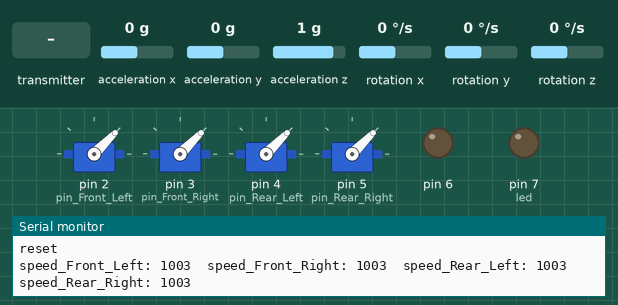
Simulated run of this sketch. Board: Arduino Uno, built with avr-gcc and run on an emulated ATmega328P. Shown: 4 × servo, output pins drawn as LEDs (lit = HIGH), the last lines printed to the serial monitor. Wiring (inferred from the names in the program): MPU-6050 motion sensor at I2C address 0x68. The test bench sets the inputs (shaded band); at power-on: acceleration x 0 g, acceleration y 0 g, acceleration z 1 g, rotation x 0 °/s, rotation y 0 °/s, rotation z 0 °/s. No radio packets arrive unless stated.

Above: at 1.7 s.
1.8 s: the transmitter starts sending throttle = 64
At 2.6 s:
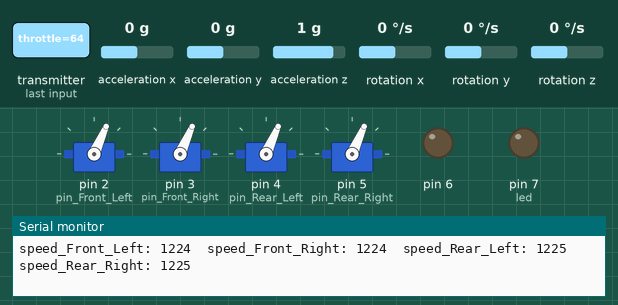
3.3 s: the transmitter starts sending throttle = 255
At 3.7 s:
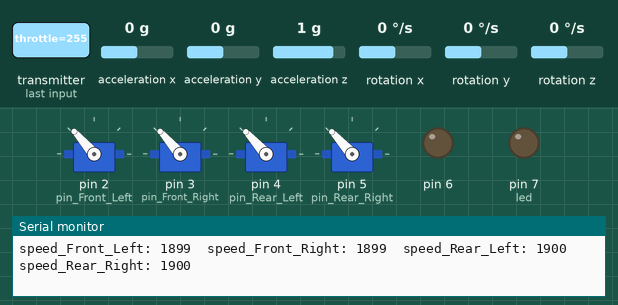
4.8 s: the transmitter starts sending pitch = 0
At 6.0 s:
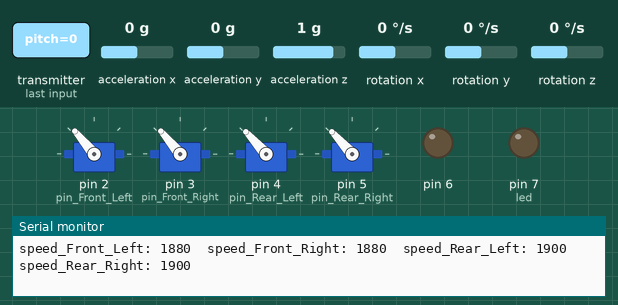
7.8 s: the transmitter starts sending roll = 0
At 8.2 s:
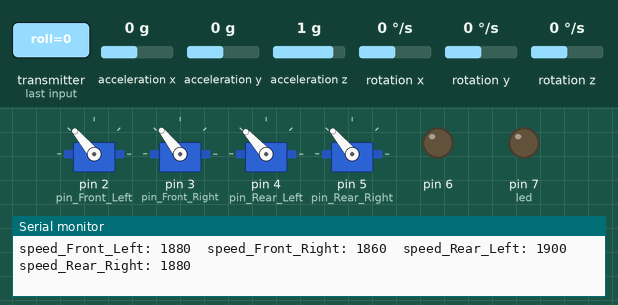
10.8 s: the transmitter starts sending pitch = 64
At 11.6 s:
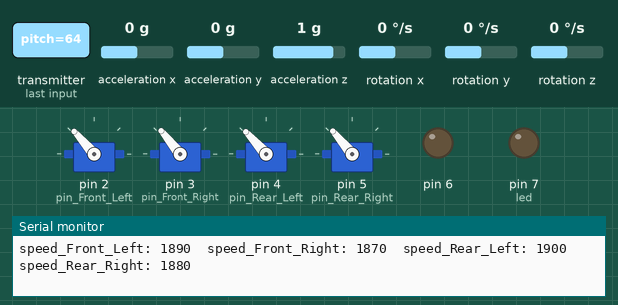
13.8 s: the transmitter starts sending roll = 64
At 15.0 s:
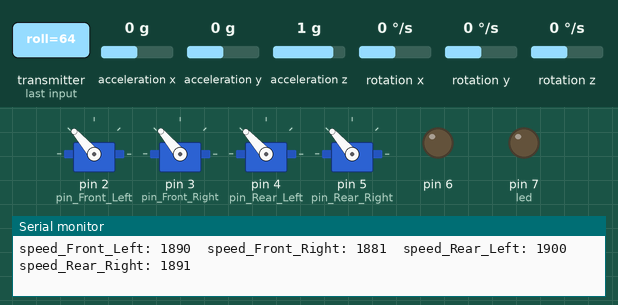
Timing chart, 0 to 16.3 s (numbered marks = the images above; inputs shaded):
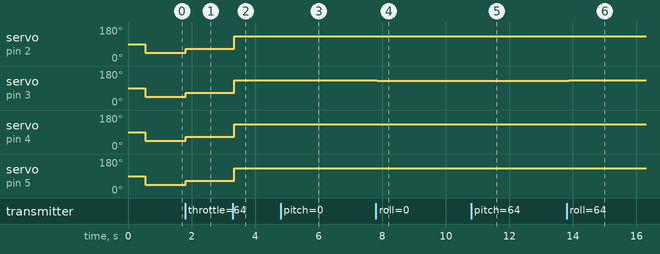

Measured:
- after the input at 1.8 s, servo on pin 2 (pin_Front_Left), servo on pin 3 (pin_Front_Right), servo on pin 4 (pin_Rear_Left), servo on pin 5 (pin_Rear_Right): 45° → 66° at once
- after the input at 3.3 s, servo on pin 2 (pin_Front_Left), servo on pin 3 (pin_Front_Right): 66° → 131° at once; servo on pin 4 (pin_Rear_Left), servo on pin 5 (pin_Rear_Right): 66° → 132° at once
- after the input at 4.8 s, servo on pin 2 (pin_Front_Left), servo on pin 3 (pin_Front_Right): 131° → 130° after 0.07 s
- after the input at 7.8 s, servo on pin 3 (pin_Front_Right): 130° → 128° at once; servo on pin 5 (pin_Rear_Right): 132° → 130° at once
- after the input at 10.8 s, servo on pin 2 (pin_Front_Left): 130° → 131° at once; servo on pin 3 (pin_Front_Right): 128° → 129° at once
- after the input at 13.8 s, servo on pin 3 (pin_Front_Right): 129° → 130° after 0.07 s; servo on pin 5 (pin_Rear_Right): 130° → 131° after 0.07 s

The sketch:

drone.ino
```cpp
//  6 Channel Receiver | 6 Kanal Alıcı
//  PWM output on pins D2, D3, D4, D5, D6, D7 (Çıkış pinleri)
#include <SPI.h>
#include <nRF24L01.h>
#include <RF24.h>
#include <Servo.h>
#include <Wire.h>
int ch_width_1 = 0;
int ch_width_2 = 0;
int ch_width_3 = 0;
int ch_width_4 = 0;
int ch_width_5 = 0;
int ch_width_6 = 0;
Servo ch1;
Servo ch2;
Servo ch3;
Servo ch4;
Servo ch5;
Servo ch6;
struct Signal {
byte throttle;
byte pitch;
byte roll;
byte yaw;
byte aux1;
byte aux2;
};
Signal data;
const uint64_t pipeIn = 0xE9E8F0F0E1LL;
RF24 radio(9, 10);
void ResetData()
{
  Serial.print("reset");
  Serial.print("\n");

// Define the inicial value of each data input. | Veri girişlerinin başlangıç değerleri
// The middle position for Potenciometers. (254/2=127) | Potansiyometreler için orta konum
data.roll = 127;   // Center | Merkez
data.pitch = 127;  // Center | Merkez
data.throttle = 1; // Motor Stop | Motor Kapalı
data.yaw = 127;   // Center | Merkez
data.aux1 = 127;   // Center | Merkez
data.aux2 = 127;   // Center | Merkez
}


//drone

Servo esc_Front_Left;
Servo esc_Front_Right;
Servo esc_Rear_Left;
Servo esc_Rear_Right;


int pin_Front_Left = 2; // this is the output of the arduino
int pin_Front_Right = 3; // this is the output of the arduino
int pin_Rear_Left = 4; // this is the output of the arduino
int pin_Rear_Right = 5; // this is the output of the arduino

int led = 7;


int potValue; // the potentiometer value

int maxJoystickInfluence = 20; // the maximum influnce the joystick has over the motors . // must be lower than 180 // the higher this is , the more the drone will be able to tilt
//edn drone

//Gyro values
const int MPU = 0x68; // MPU6050 I2C address
float AccX, AccY, AccZ;
float GyroX, GyroY, GyroZ;
float accAngleX, accAngleY, gyroAngleX, gyroAngleY, gyroAngleZ;
float roll, pitch, yaw;
float AccErrorX, AccErrorY, GyroErrorX, GyroErrorY, GyroErrorZ;
float elapsedTime, currentTime, previousTime;
int c = 0;
//end gyro

//


void setup()
{
  Serial.begin(9600);
  //Set the pins for each PWM signal | Her bir PWM sinyal için pinler belirleniyor.
//  ch1.attach(2);
//  ch2.attach(3);
//  ch3.attach(4);
//  ch4.attach(5);
//  ch5.attach(6);
//  ch6.attach(7);
  //Configure the NRF24 module
  ResetData();
  radio.begin();
  radio.openReadingPipe(1,pipeIn);
  radio.setAutoAck(false);
  radio.setDataRate(RF24_250KBPS);
  radio.setPALevel(RF24_PA_HIGH);
  radio.startListening(); //start the radio comunication for receiver | Alıcı olarak sinyal iletişimi başlatılıyor
  pinMode(6,OUTPUT);
  pinMode(led,OUTPUT);


  //drone


  esc_Front_Left.attach(pin_Front_Left); // (pin, min pulse width, max pulse width in microseconds)
  esc_Front_Right.attach(pin_Front_Right); // (pin, min pulse width, max pulse width in microseconds)
  esc_Rear_Left.attach(pin_Rear_Left); // (pin, min pulse width, max pulse width in microseconds)
  esc_Rear_Right.attach(pin_Rear_Right); // (pin, min pulse width, max pulse width in microseconds)
//  end drone


 //Gyro

  Wire.begin();                      // Initialize comunication
  Wire.beginTransmission(MPU);       // Start communication with MPU6050 // MPU=0x68
  Wire.write(0x6B);                  // Talk to the register 6B
  Wire.write(0x00);                  // Make reset - place a 0 into the 6B register
  Wire.endTransmission(true);        //end the transmission
  /*
  // Configure Accelerometer Sensitivity - Full Scale Range (default +/- 2g)
  Wire.beginTransmission(MPU);
  Wire.write(0x1C);                  //Talk to the ACCEL_CONFIG register (1C hex)
  Wire.write(0x10);                  //Set the register bits as 00010000 (+/- 8g full scale range)
  Wire.endTransmission(true);
  // Configure Gyro Sensitivity - Full Scale Range (default +/- 250deg/s)
  Wire.beginTransmission(MPU);
  Wire.write(0x1B);                   // Talk to the GYRO_CONFIG register (1B hex)
  Wire.write(0x10);                   // Set the register bits as 00010000 (1000deg/s full scale)
  Wire.endTransmission(true);
  delay(20);
  */
  // Call this function if you need to get the IMU error values for your module
  calculate_IMU_error();
  delay(20);
//edn gyro


}


unsigned long lastRecvTime = 0;
void recvData()
{
  while ( radio.available() ) {
    //Serial.print("available");
  radio.read(&data, sizeof(Signal));
  lastRecvTime = millis();   // receive the data | data alınıyor
  //led
  if(radio.available()){
    digitalWrite(led,HIGH);}
  }
  }


void loop()
{
  recvData();
  unsigned long now = millis();
  if ( now - lastRecvTime > 1000 ) {
  ResetData(); // Signal lost.. Reset data | Sinyal kayıpsa data resetleniyor
  }
  ch_width_4 = map(data.yaw,      15, 255, 990, 2000);     // pin D5 (PWM signal)
  ch_width_2 = map(data.pitch,    15, 255, 990, 2000);     // pin D3 (PWM signal)
  ch_width_3 = map(data.throttle, 15, 255, 990, 2000);     // pin D4 (PWM signal)
  ch_width_1 = map(data.roll,     15, 255, 990, 2000);     // pin D2 (PWM signal)
  ch_width_5 = map(data.aux1,     15, 255, 990, 2000);     // pin D6 (PWM signal)
  ch_width_6 = map(data.aux2,     15, 255, 990, 2000);     // pin D7 (PWM signal)
  // Write the PWM signal | PWM sinyaller çıkışlara gönderiliyor
//  ch1.writeMicroseconds(ch_width_1);
//  ch2.writeMicroseconds(ch_width_2);
//  ch3.writeMicroseconds(ch_width_3);
//  ch4.writeMicroseconds(ch_width_4);
//  ch5.writeMicroseconds(ch_width_5);
//  ch6.writeMicroseconds(ch_width_6);


  //drone
   potValue = map(data.throttle, 0 ,255, 1000, 1900);

  int speed_Front_Left = potValue;
  int speed_Front_Right = potValue;
  int speed_Rear_Left = potValue;
  int speed_Rear_Right = potValue;


  int xValue = map(data.roll, 255, 0, -maxJoystickInfluence, maxJoystickInfluence);   // scale it to use it with the servo library (value between 0 and 180)
  int yValue = map(data.pitch, 0, 255, maxJoystickInfluence, -maxJoystickInfluence);   // scale it to use it with the servo library (value between 0 and 180)

  if(potValue>1100){
  if(xValue < 0)
  {
    speed_Front_Left += xValue;
    speed_Rear_Left += xValue;
  }
  else
  {
    speed_Front_Right -= xValue;
    speed_Rear_Right -= xValue;
  }

  if(yValue > 0)
  {
    speed_Front_Left -= yValue;
    speed_Front_Right -= yValue;
  }
  else
  {
    speed_Rear_Left += yValue;
    speed_Rear_Right += yValue;
  }
  }

  esc_Front_Left.writeMicroseconds(speed_Front_Left);    // Send the signal to the ESC
  esc_Front_Right.writeMicroseconds(speed_Front_Right);    // Send the signal to the ESC
  esc_Rear_Left.writeMicroseconds(speed_Rear_Left);    // Send the signal to the ESC
  esc_Rear_Right.writeMicroseconds(speed_Rear_Right);    // Send the signal to the ESC

  //end drone


//  Serial.print("data.throttle: ");
//  Serial.print(data.throttle);
//  Serial.print("\t");
//  Serial.print("speed_Front_Right: ");
//  Serial.print(speed_Front_Right);
//  Serial.print("\t");
//  Serial.print("speed_Rear_Left: ");
//  Serial.print(speed_Rear_Left);
//  Serial.print("\t");
//  Serial.print("speed_Rear_Right: ");
//  Serial.print(speed_Rear_Right);
//  Serial.print("\n");


  //Gyro
   // === Read acceleromter data === //
  Wire.beginTransmission(MPU);
  Wire.write(0x3B); // Start with register 0x3B (ACCEL_XOUT_H)
  Wire.endTransmission(false);
  Wire.requestFrom(MPU, 6, true); // Read 6 registers total, each axis value is stored in 2 registers
  //For a range of +-2g, we need to divide the raw values by 16384, according to the datasheet
  AccX = (Wire.read() << 8 | Wire.read()) / 16384.0; // X-axis value
  AccY = (Wire.read() << 8 | Wire.read()) / 16384.0; // Y-axis value
  AccZ = (Wire.read() << 8 | Wire.read()) / 16384.0; // Z-axis value
  // Calculating Roll and Pitch from the accelerometer data
  accAngleX = (atan(AccY / sqrt(pow(AccX, 2) + pow(AccZ, 2))) * 180 / PI) - 0.58; // AccErrorX ~(0.58) See the calculate_IMU_error()custom function for more details
  accAngleY = (atan(-1 * AccX / sqrt(pow(AccY, 2) + pow(AccZ, 2))) * 180 / PI) + 1.58; // AccErrorY ~(-1.58)
  // === Read gyroscope data === //
  previousTime = currentTime;        // Previous time is stored before the actual time read
  currentTime = millis();            // Current time actual time read
  elapsedTime = (currentTime - previousTime) / 1000; // Divide by 1000 to get seconds
  Wire.beginTransmission(MPU);
  Wire.write(0x43); // Gyro data first register address 0x43
  Wire.endTransmission(false);
  Wire.requestFrom(MPU, 6, true); // Read 4 registers total, each axis value is stored in 2 registers
  GyroX = (Wire.read() << 8 | Wire.read()) / 131.0; // For a 250deg/s range we have to divide first the raw value by 131.0, according to the datasheet
  GyroY = (Wire.read() << 8 | Wire.read()) / 131.0;
  GyroZ = (Wire.read() << 8 | Wire.read()) / 131.0;
  // Correct the outputs with the calculated error values
  //GyroX = GyroX - 2.16 ; // GyroErrorX ~(-0.56)
  //GyroY = GyroY + 1.18; // GyroErrorY ~(2)
  //GyroZ = GyroZ + 1.18; // GyroErrorZ ~ (-0.8)


  // Currently the raw values are in degrees per seconds, deg/s, so we need to multiply by sendonds (s) to get the angle in degrees
//  if(GyroX*elapsedTime> 0.5 || GyroX*elapsedTime< -0.5)
//    gyroAngleX = gyroAngleX + GyroX * elapsedTime; // deg/s * s = deg
//  if(GyroY*elapsedTime> 0.5 || GyroY*elapsedTime< -0.5)
//     gyroAngleY = gyroAngleY + GyroY * elapsedTime;

//   timer = 0;
//   if(timer >

//    Serial.print("GyroX: ");
//  Serial.print(GyroX);
//  Serial.print("\t");
//   Serial.print("GyroY: ");
//  Serial.print(GyroY);
//   Serial.print("\t");
//    Serial.print(elapsedTime);
//   Serial.print("\t");


  gyroAngleX = gyroAngleX + GyroX * elapsedTime; // deg/s * s = deg
  gyroAngleY = gyroAngleY + GyroY * elapsedTime;
//  gyroAngleX = GyroX * elapsedTime; // deg/s * s = deg
//  gyroAngleY = GyroY * elapsedTime;


  yaw =  yaw + GyroZ * elapsedTime;
  // Complementary filter - combine acceleromter and gyro angle values
  roll = 0.96 * gyroAngleX + 0.04 * (accAngleX -AccErrorX);
  pitch = 0.96 * gyroAngleY + 0.04 * (accAngleY - AccErrorY);
//  roll = 1 * gyroAngleX  ;
//  pitch = 1 * gyroAngleY  ;

  //roll = AccErrorX;
  //pitch = AccErrorY;
  // Print the values on the serial monitor
//   Serial.print("roll: ");
//  Serial.print(roll);
//  Serial.print("\t");
//   Serial.print("pitch: ");
//  Serial.print(pitch);
//   Serial.print("\t");
//  Serial.print("yaw: ");
//  Serial.println(yaw);
  //end gyro


  Serial.print("speed_Front_Left: ");
  Serial.print(speed_Front_Left);
  Serial.print("\t");
  Serial.print("speed_Front_Right: ");
  Serial.print(speed_Front_Right);
  Serial.print("\t");
  Serial.print("speed_Rear_Left: ");
  Serial.print(speed_Rear_Left);
  Serial.print("\t");
  Serial.print("speed_Rear_Right: ");
  Serial.print(speed_Rear_Right);
  Serial.print("\n");


//
}


void calculate_IMU_error() {
  // We can call this funtion in the setup section to calculate the accelerometer and gyro data error. From here we will get the error values used in the above equations printed on the Serial Monitor.
  // Note that we should place the IMU flat in order to get the proper values, so that we then can the correct values
  // Read accelerometer values 200 times
  while (c < 200) {
    Wire.beginTransmission(MPU);
    Wire.write(0x3B);
    Wire.endTransmission(false);
    Wire.requestFrom(MPU, 6, true);
    AccX = (Wire.read() << 8 | Wire.read()) / 16384.0 ;
    AccY = (Wire.read() << 8 | Wire.read()) / 16384.0 ;
    AccZ = (Wire.read() << 8 | Wire.read()) / 16384.0 ;
    // Sum all readings
    AccErrorX =  ((atan((AccY) / sqrt(pow((AccX), 2) + pow((AccZ), 2))) * 180 / PI));
    AccErrorY = ((atan(-1 * (AccX) / sqrt(pow((AccY), 2) + pow((AccZ), 2))) * 180 / PI));
    c++;
  }
  //Divide the sum by 200 to get the error value
  AccErrorX = AccErrorX / 200;
  AccErrorY = AccErrorY / 200;
  c = 0;
  // Read gyro values 200 times
  while (c < 200) {
    Wire.beginTransmission(MPU);
    Wire.write(0x43);
    Wire.endTransmission(false);
    Wire.requestFrom(MPU, 6, true);
    GyroX = Wire.read() << 8 | Wire.read();
    GyroY = Wire.read() << 8 | Wire.read();
    GyroZ = Wire.read() << 8 | Wire.read();
    // Sum all readings
    GyroErrorX = GyroErrorX + (GyroX / 131.0);
    GyroErrorY = GyroErrorY + (GyroY / 131.0);
    GyroErrorZ = GyroErrorZ + (GyroZ / 131.0);
    c++;
  }
  //Divide the sum by 200 to get the error value
  GyroErrorX = GyroErrorX / 200;
  GyroErrorY = GyroErrorY / 200;
  GyroErrorZ = GyroErrorZ / 200;
  // Print the error values on the Serial Monitor
  Serial.print("AccErrorX: ");
  Serial.println(AccErrorX);
  Serial.print("AccErrorY: ");
  Serial.println(AccErrorY);
  Serial.print("GyroErrorX: ");
  Serial.println(GyroErrorX);
  Serial.print("GyroErrorY: ");
  Serial.println(GyroErrorY);
  Serial.print("GyroErrorZ: ");
  Serial.println(GyroErrorZ);
}
```
